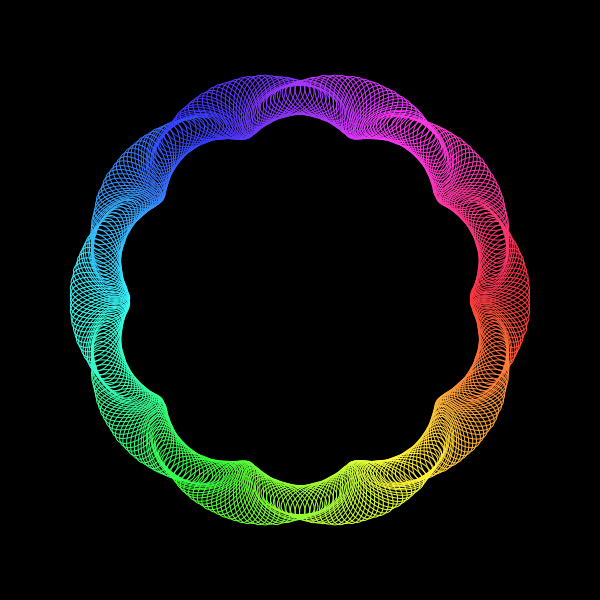
Frame 1 (no input)
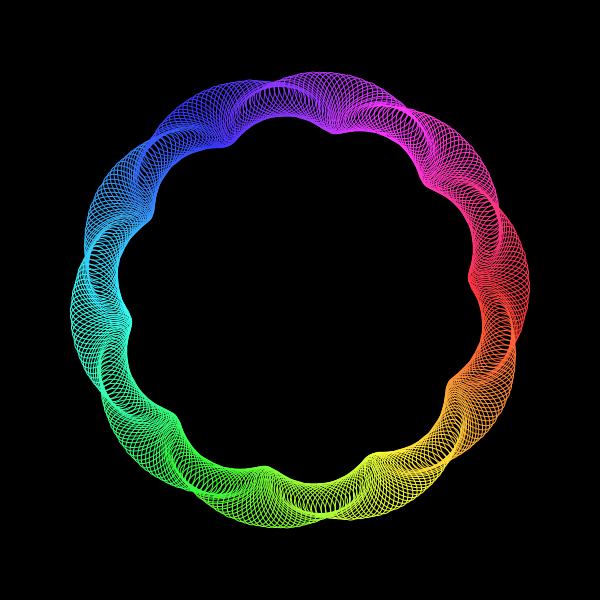
Frame 60 (the mouse pressed at the canvas centre just before this capture)
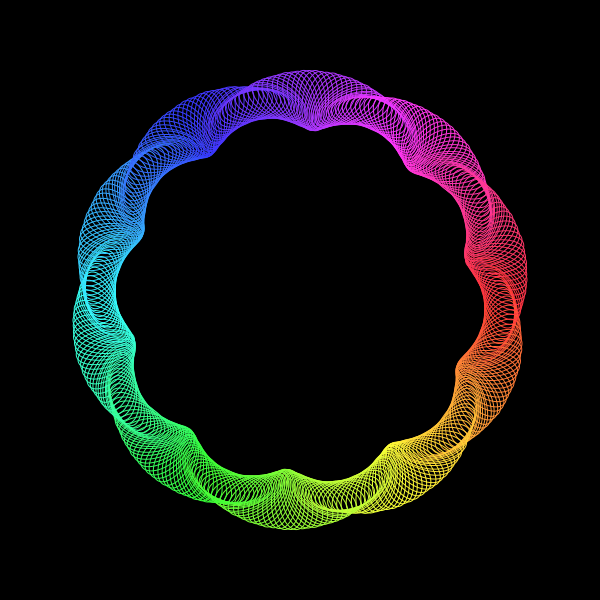
Frame 120 (the mouse held since frame 60 and released just before this capture)

The Processing sketch that drew these frames (run headless with seeded random() and noise(); from frame 60 on, the mouse is pressed at the canvas centre):

// Processing sketch: FdI_10_RotatingEllipses
// ── FdI_10_RotatingEllipses.pde
int R=200;
int r=60;
int n=360;
float angle=0;
void setup() {
  size(600, 600);
}
void draw() {
  translate(width/2, height/2);
  //rotate(angle);
  angle+=0.01;
  background(0);
  colorMode(HSB);
  noFill();
  for (int i=0; i<n; i++) {
    pushMatrix();
    translate(R, 0);
    rotate(angle);
    rotate(i*PI/(n/10));
    stroke(i*255/n,200,255);
    ellipse(0, 0, r, r/2);
    popMatrix();
    rotate(2*PI/n);
  }
}
